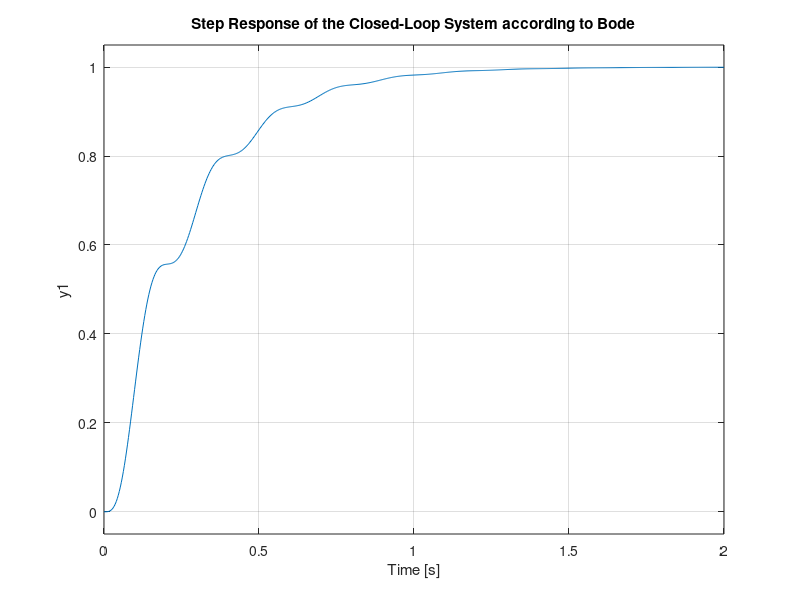

This figure's MATLAB source: (Note: this script raises an error after producing the figure.)
% % Define the transfer function
% numerator = 0.2;
% denominator = [0.0000001, 0.000011, 0.00024, 0.0104, 0];
% G = tf(numerator, denominator);
% sisotool(G)
%%
clc;
clear all;
% Define the given constants
J_m = 0.0001;
J_l = 0.001;
K = 1;
N = 5;
C_m = 0.01;
C_l = 0.01;

% Define the numerator and denominator coefficients
numerator = K / N;
denominator = [J_l * J_m, (J_l * C_m + C_l * J_m), ...
    (J_l * K / N^2 + C_l * C_m + K * J_m), ...
    (C_l * K / N^2 + K * C_m), 0];

% Create the open-loop transfer function
G = tf(numerator, denominator);

% controller 
num = 0.2*[ 0.027 , 1];
den=[0.02 , 1];
C=tf(num , den);


% Plot the step response of the closed-loop system
closed_loop_sys = feedback(C * G, 1);
figure;
step(closed_loop_sys);
title('Step Response of the Closed-Loop System according to Bode');
grid on;

% Calculate and display performance metrics
info = stepinfo(closed_loop_sys);
rise_time = info.RiseTime;
settling_time = info.SettlingTime;
overshoot = info.Overshoot;

fprintf('Rise Time (t_r): %.4f seconds\n', rise_time);
fprintf('Settling Time (t_s): %.4f seconds\n', settling_time);
fprintf('Overshoot: %.2f%%\n', overshoot);

% Define a sinusoidal input
t = 0:0.01:10;  % time vector from 0 to 10 seconds
f = 1;  % frequency of the sinusoidal input
input = sin(2 * pi * f * t);  % sinusoidal input

% Simulate the closed-loop response to the sinusoidal input
output = lsim(closed_loop_sys, input, t);

% Plot the sinusoidal input and the system's response
figure;
plot(t, input, 'r--', 'DisplayName', 'Sinusoidal Input');
hold on;
plot(t, output, 'b', 'DisplayName', 'System Response');
xlabel('Time (seconds)');
ylabel('Amplitude');
title('Closed-Loop Response to Sinusoidal Input');
legend;
grid on;

% Convert the closed-loop transfer function to a state-space model
closed_loop_sys_ss = ss(closed_loop_sys);

% Define initial conditions
initial_conditions = [1; 0; 0; 0];  % Example initial conditions (adjust as needed)

% Simulate the closed-loop response to initial conditions
figure;
initial(closed_loop_sys_ss, initial_conditions);
title('Closed-Loop Response to Initial Conditions');
grid on;